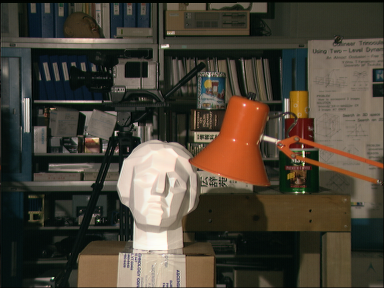
#> input picture tsukuba_l.png, 384 x 288 px, given in place of robotL.avi, which was not available
$ python projectB.py
#> lines starting #> are read from the running program, lines starting #| are printed output that depends on the picture; pictures that were not available may be replaced by others from this repository, and a replacement may not be noted
import matplotlib.pyplot as plt
import argparse
import cv2 as cv
import pandas as pd
import numpy as np
import math
##############################################################################################################
# Axis definition
X_AXIS = 1
Y_AXIS = 0
# Dissimilarity measure
M_SAD = 0
M_SSD = 1
# Chessboard dimensions (in millimeters)
H = 178
W = 125
# Chessboard parameters
CB_INNER_W_CORNERS = 6
CB_INNER_H_CORNERS = 8
# Best blocksize value
BEST_BLOCKSIZE_VALUE=33
# Alarm trigger limit (in mm)
MINIMUM_DISTANCE =  800
# Camera parameters
FOCAL_LENGHT =  567.2 #in pixels
BASELINE = 92.226  #in mm
# Smoothing curves window size
SMOOTH=10
##############################################################################################################
# [21 lines left out: functions cutMatrix, computeChessboard, not called in this run]
##############################################################################################################
def computeDisparityMap(imgL, imgR, disparity_range, block_size, imageDim, measure = M_SAD):
    kernel = np.ones([block_size, block_size])
    measure_maps = np.zeros([imageDim, imageDim, len(disparity_range)])
    left_image_f = np.float32(imgL)
    right_image_f = np.float32(imgR)

    left_translation = np.float32([[1, 0, -(left_image_f.shape[X_AXIS]-imageDim)//2], [0, 1, -(left_image_f.shape[Y_AXIS]-imageDim)//2]])
    left_ROI = cv.warpAffine(left_image_f, left_translation, (imageDim, imageDim))
    for i in disparity_range:
        right_translation = left_translation + ([[0,0,i],[0,0,0]])
        right_ROI = cv.warpAffine(right_image_f, right_translation, (imageDim, imageDim))
        if measure == M_SSD:
            differences = np.square(left_ROI-right_ROI)
        else: # M_SAD
            differences = np.abs(left_ROI-right_ROI)
        measure_map = cv.filter2D(src=differences, ddepth=-1, kernel=kernel, borderType=cv.BORDER_ISOLATED)
        measure_maps[:, :, i-disparity_range[0]] = measure_map

    disparity_map = np.argmin(measure_maps, axis=-1)
    disparity_map += disparity_range[0]
    return disparity_map, measure_maps
##############################################################################################################
def generateOutputImage(frame, distance, imgSize, alarm):
    output_image = np.copy(frame)
    if distance <= alarm: # If value <= threshold, the box will be red, otherwise green
        color = [158, 3, 34]
    else:
        color = [0, 184, 31]
    # Highlight the disparity map area
    cv.rectangle(img = output_image,
                 pt1 = ((frame.shape[X_AXIS]-imgSize)//2, (frame.shape[Y_AXIS]-imgSize)//2),
                 pt2 = ((frame.shape[X_AXIS]+imgSize)//2, (frame.shape[Y_AXIS]+imgSize)//2),
                 color = color, thickness = 5, lineType=cv.LINE_AA)
    # Add the text inside the rectangle
    cv.putText(img = output_image, text = "Distance: {:.2f}m".format(distance/1000), org=(10, 30),
               fontFace = cv.FONT_HERSHEY_SIMPLEX, fontScale = 1, color = color, thickness = 5, lineType = cv.LINE_AA)
    return output_image
##############################################################################################################
def computeObstaclesCoords(disparity_map, num_stripes):
    height, width = disparity_map.shape
    stripe_width = width // num_stripes
    # Calcolo della disparità media per ciascuna striscia
    main_disparities = []
    for i in range(0, num_stripes):
        stripe = disparity_map[:, stripe_width * i : stripe_width * (i + 1)]
        stripe_main_disparity = np.average(stripe)
        main_disparities.append(stripe_main_disparity)
    # Calcolo delle coordinate 2D dei centri delle strisce nell'immagine
    frame_points = np.zeros((num_stripes, 2))
    for i in range(num_stripes):
        frame_points[i] = [stripe_width * (i + 0.5), height / 2]
    # Traslazione del sistema di coordinate con origine al centro dell'immagine (u,v)
    image_points = frame_points - [width / 2, height / 2]
    # Conversione delle coordinate immagine (u,v) in coordinate reali (X,Z)
    XZ_coords = np.zeros((num_stripes, 2))
    for i in range(0, num_stripes):
        Z = (BASELINE * FOCAL_LENGHT) / main_disparities[i]
        X = image_points[i, 0] * Z / FOCAL_LENGHT
        XZ_coords[i] =  [X, Z]

    # Approssimazione di una retta attraverso i punti XZ e calcolo dell'angolo
    # Utilizziamo np.polyfit per una regressione lineare (Z = m*X + q)
    coef = np.polyfit(XZ_coords[:, 0], XZ_coords[:, 1], 1)
    angle_deg = math.degrees(math.atan(coef[0]))

    # Normalizzazione delle coordinate tra 0 e 1 (Useremo queste coordinate per disegnare la vista planare)
    XZ_coords[:, 0] = 0.5 + XZ_coords[:, 0] / (2 * np.max(XZ_coords[:, 0]))
    XZ_coords[:, 1] = 1 - XZ_coords[:, 1] / np.max(XZ_coords[:, 1])
    return XZ_coords, angle_deg

# [27 lines left out: function drawPlanarView, not called in this run]
##############################################################################################################
def main(numDisparities, blockSize, imageDim, display = False):
#> called with numDisparities = 128, blockSize = 33, imageDim = 200, display = False
    df = pd.DataFrame(columns = ['Z(m)','Hdiff','Wdiff'])
    LCameraView = cv.VideoCapture('robotL.avi')
    RCameraView = cv.VideoCapture('robotR.avi')
    frame_counter = 0
    disparity_range = np.arange(numDisparities)
    try:
        while LCameraView.isOpened() and RCameraView.isOpened():
            frame_counter += 1
            Lret, frameL = LCameraView.read()
#> frameL is the input picture: shape (288, 384, 3); mean B, G, R 55.3, 67.6, 74.7
            Rret, frameR = RCameraView.read()
            if (not Lret) or (frameL is None) or (not Rret) or (frameR is None):
                LCameraView.release()
                RCameraView.release()
                print("Can't receive frame (stream end?). Exiting ...")
                break
            imgL = cv.cvtColor(frameL, cv.COLOR_BGR2GRAY)
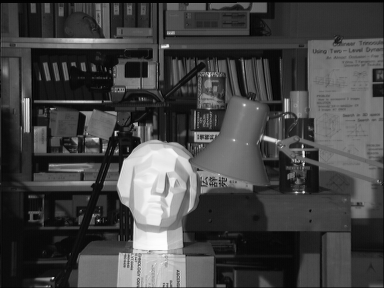
#> imgL: shape (288, 384); min 0, max 253, mean 68.3
            imgR = cv.cvtColor(frameR, cv.COLOR_BGR2GRAY)
            ######################################################
            disparity_map, _ = computeDisparityMap(imgL, imgR, disparity_range, blockSize, imageDim, M_SAD)
#> in computeDisparityMap, `left_ROI = cv.warpAffine(left_image_f, left_translation, (imageDim, im..`:
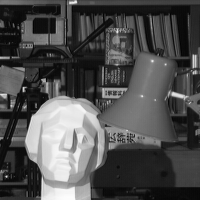
#> left_ROI: shape (200, 200) float32; min 0, max 253, mean 78.8
#> the loop in computeDisparityMap, `for i in disparity_range:` made 128 passes
#> pass 2, in computeDisparityMap, `right_ROI = cv.warpAffine(right_image_f, right_translation, (imageDim,..`:
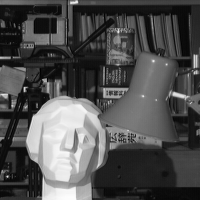
#> right_ROI: shape (200, 200) float32; min 0, max 253, mean 78.8
#> pass 2, in computeDisparityMap, `differences = np.abs(left_ROI-right_ROI)`:
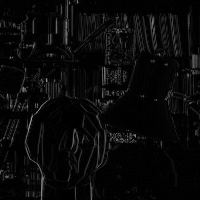
#> differences: shape (200, 200) float32; min 0, max 154, mean 9.6
#> pass 2, in computeDisparityMap, `measure_map = cv.filter2D(src=differences, ddepth=-1, kernel=kernel, b..`:
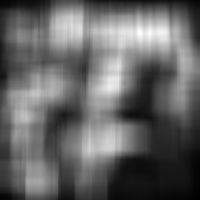
#> measure_map: shape (200, 200) float32; min 468, max 24174, mean 9843.8; drawn with min black and max white
#> in computeDisparityMap, `disparity_map = np.argmin(measure_maps, axis=-1)`: disparity_map: shape (200, 200) int64; every value is 0
            mainDisparity = np.average(disparity_map)
#> mainDisparity = 0
            z = (FOCAL_LENGHT * BASELINE) / mainDisparity
#> z = inf
            ######################################################
            output_image = generateOutputImage(frameL, z, imageDim, MINIMUM_DISTANCE)
#> in generateOutputImage, `cv.putText(img = output_image, text = "Distance: {:.2f}m".format(dista..`:
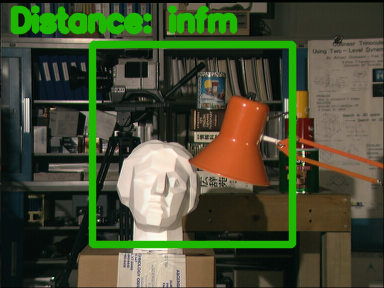
#> output_image: shape (288, 384, 3); mean B, G, R 51, 78.4, 71.8
            ######################################################
            coords, angle = computeObstaclesCoords(disparity_map, 5)
#> after the loop in computeObstaclesCoords, `for i in range(0, num_stripes):`: main_disparities = [0, 0, 0, 0, 0]
#> the loop in computeObstaclesCoords, `for i in range(0, num_stripes):` made 5 passes
#> X on passes 1 to 5: -inf, -inf, nan, inf, inf
#> after the loop in computeObstaclesCoords, `for i in range(0, num_stripes):`: XZ_coords = [[-inf, inf], [-inf, inf], [nan, inf], [inf, inf], [inf, inf]]
            planar_view = drawPlanarView(coords, angle)
            ######################################################
            _, h, w = computeChessboard(imgL, imageDim)
            ######################################################
            if (h != None and w != None):
                HComputed = (z * h) / FOCAL_LENGHT
                WComputed = (z * w) / FOCAL_LENGHT
                Hdiff = abs(HComputed - H)
                Wdiff = abs(WComputed - W)
            else:
                Hdiff = None
                Wdiff = None
            ######################################################
            if display:
                plt.figure('Display');
                plt.clf()
                plt.subplot(1,2,1)
                plt.imshow(output_image, vmin=output_image.min(), vmax=output_image.max(), cmap='gray')
                plt.subplot(1,2,2)
                plt.imshow(planar_view, vmin=planar_view.min(), vmax=planar_view.max(), cmap='gray')
                plt.pause(0.000001)
            ######################################################
            df.loc[len(df)] = {
                'Z(m)' : z/1000,
                'Hdiff': Hdiff,
                'Wdiff': Wdiff
            }
            ######################################################
        df = df[df['Hdiff'] != None]
        df = df[df['Wdiff'] != None]
        df['Hdiff'] = df.Hdiff.rolling(SMOOTH).mean()
        df['Wdiff'] = df.Wdiff.rolling(SMOOTH).mean()
        plt.figure()
        plt.plot(df['Z(m)'], label='Z(m)', color='blue')
        plt.title("Z(m)")
        plt.figure()
        plt.plot(df['Hdiff'], label='Hdiff', color='blue')
        plt.title("Hdiff")
        plt.legend()
        plt.figure()
        plt.plot(df['Wdiff'], label='Wdiff', color='blue')
        plt.title("Wdiff")
        plt.legend()
        plt.tight_layout()
        plt.show()
        print("Hdiff {}".format(df['Hdiff'].mean()))
        print("Wdiff {}".format(df['Wdiff'].mean()))
    except KeyboardInterrupt:
        LCameraView.release()
        RCameraView.release()
        print("Released Video Resource")
##############################################################################################################
def getParams():
    parser = argparse.ArgumentParser(prog='CVproject', description='Computer Vision Project')
    parser.add_argument('--imageDim',default='200', help='Image box dimension to cut from original frames', type=int)
    parser.add_argument('--numDisparities',default='128', help='Disparities number parameter for disparity map algorithm', type=int)
    parser.add_argument('--blockSize',default=BEST_BLOCKSIZE_VALUE, help='Block size parameter for disparity map algorithm', type=int)
    parser.add_argument('--display', help='Display the results', action='store_true')
    return parser.parse_args()

if __name__ == "__main__":
    args = getParams()
#> (the run stopped early here; a loop or call above may not have finished)

$ run again, on tsukuba_r_rotatedH.png
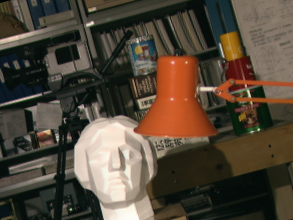
#> input picture tsukuba_r_rotatedH.png, 293 x 220 px, given in place of robotL.avi, which was not available
#> in main, frameL is the input picture: shape (220, 293, 3); mean B, G, R 57.2, 71.2, 82.3
#> the loop in computeDisparityMap, `for i in disparity_range:` made 128 passes
#> pass 2, in computeDisparityMap, `measure_map = cv.filter2D(src=differences, ddepth=-1, kernel=kernel, b..`:
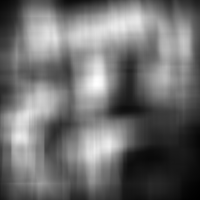
#> measure_map: shape (200, 200) float32; min 287, max 18274, mean 8116.4; drawn with min black and max white
#> disparity_map: shape (200, 200) int64; every value is 0
#> mainDisparity = 0
#> z = inf
#> in generateOutputImage, `cv.putText(img = output_image, text = "Distance: {:.2f}m".format(dista..`:
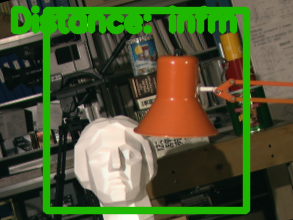
#> output_image: shape (220, 293, 3); mean B, G, R 49.9, 88.9, 77.6
#> after the loop in computeObstaclesCoords, `for i in range(0, num_stripes):`: main_disparities = [0, 0, 0, 0, 0]
#> the loop in computeObstaclesCoords, `for i in range(0, num_stripes):` made 5 passes
#> X on passes 1 to 5: -inf, -inf, nan, inf, inf
#> after the loop in computeObstaclesCoords, `for i in range(0, num_stripes):`: XZ_coords = [[-inf, inf], [-inf, inf], [nan, inf], [inf, inf], [inf, inf]]

$ run again, on tsukuba_r_rotatedL.png
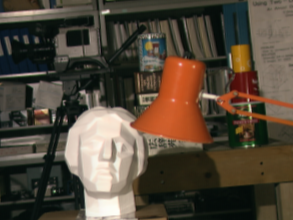
#> input picture tsukuba_r_rotatedL.png, 293 x 220 px, given in place of robotL.avi, which was not available
#> in main, frameL is the input picture: shape (220, 293, 3); mean B, G, R 58, 72.1, 83.2
#> the loop in computeDisparityMap, `for i in disparity_range:` made 128 passes
#> pass 2, in computeDisparityMap, `measure_map = cv.filter2D(src=differences, ddepth=-1, kernel=kernel, b..`:
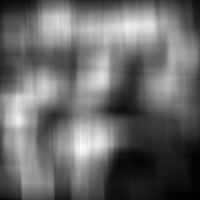
#> measure_map: shape (200, 200) float32; min 139, max 15767, mean 6645.8; drawn with min black and max white
#> disparity_map: shape (200, 200) int64; every value is 0
#> mainDisparity = 0
#> z = inf
#> in generateOutputImage, `cv.putText(img = output_image, text = "Distance: {:.2f}m".format(dista..`:
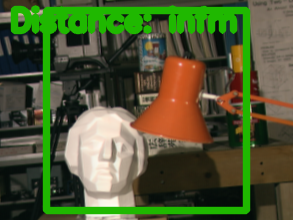
#> output_image: shape (220, 293, 3); mean B, G, R 51.2, 90.2, 79.1
#> after the loop in computeObstaclesCoords, `for i in range(0, num_stripes):`: main_disparities = [0, 0, 0, 0, 0]
#> the loop in computeObstaclesCoords, `for i in range(0, num_stripes):` made 5 passes
#> X on passes 1 to 5: -inf, -inf, nan, inf, inf
#> after the loop in computeObstaclesCoords, `for i in range(0, num_stripes):`: XZ_coords = [[-inf, inf], [-inf, inf], [nan, inf], [inf, inf], [inf, inf]]
